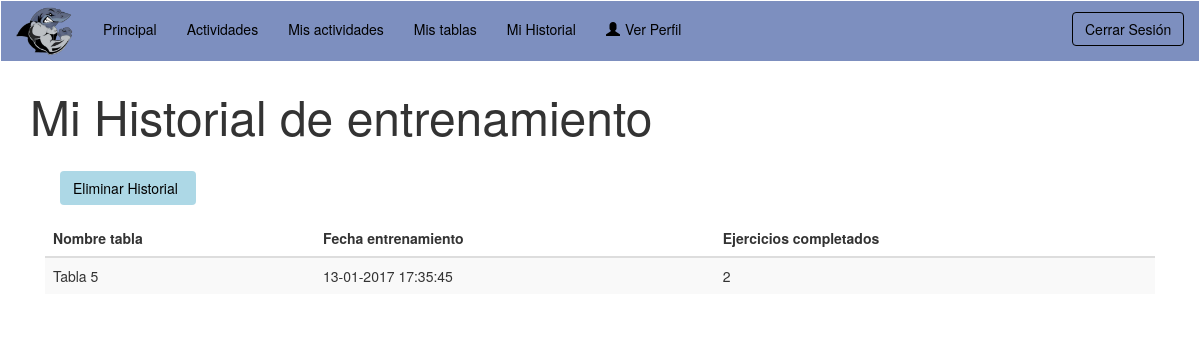
Screenshot of /vistas/v_miHistorial.php (signed in) with the database file from the repository.
### tables this page shows
CREATE TABLE `historial` (
  `Usuario_DNI` varchar(9) NOT NULL,
  `Tabla_IDTabla` int(11) NOT NULL,
  `Fecha` datetime NOT NULL,
  `NEjercicios` int(10) NOT NULL DEFAULT '0'
);

CREATE TABLE `tabla` (
  `idTabla` int(11) NOT NULL,
  `nombre` varchar(45) NOT NULL,
  `tipo` varchar(25) NOT NULL,
  `instrucciones` varchar(140) DEFAULT NULL
);

### modelos/m_gestionarUsuarios.php (called while the page is built, shortened)
  <?php
  class m_gestionarUsuarios{
	public function getHistorialDeportistas($dni)
    {
      $bd = conexion_BD();
      $extraido = $bd->query("SELECT * FROM historial WHERE Usuario_DNI='".$dni."' ORDER BY FECHA ASC");
      $r=$bd->affected_rows;
      if($r>0)
      {
        return $extraido;
      }
    }
}
  ?>

### controladores/c_usuario.php (called while the page is built, shortened)
<?php
require_once '../modelos/m_gestionarUsuarios.php';
class c_usuario
{
  public static function getHistorialDeportistas(){
    $dniUsuario = $_SESSION['userID'];
    $modelo_gestionarUsuarios = new m_gestionarUsuarios();
    return $modelo_gestionarUsuarios->getHistorialDeportistas($dniUsuario);
  }
}
?>

### modelos/m_gestionarTablas.php (called while the page is built, shortened)
<?php
  require_once '../controladores/c_tabla.php';
  class m_gestionarTablas{
  public function getDatosTabla($id)
	{
		$bd = conexion_BD();
		$r = $bd->query("SELECT * FROM tabla WHERE idTabla='".$id."'");
		mysqli_data_seek ($r, 0);
		$extraido= mysqli_fetch_array($r);
		return $extraido;
	}
  }
  ?>

### controladores/c_tabla.php (called while the page is built, shortened)
<?php
require_once '../modelos/m_gestionarTablas.php';
class c_tabla
{
	public static function devolverDatosTabla($id)
  {
  	$modelo_gestionarTablas = new m_gestionarTablas();
    if($modelo_gestionarTablas->comprobarTabla($id))
    {
		    return $modelo_gestionarTablas->getDatosTabla($id);
  	}
  }
}
?>

### vistas/v_miHistorial.php (the view, shortened to what this page needs)
<?php
  require_once '../controladores/c_usuario.php';
  require_once '../controladores/c_tabla.php';
  $result = c_usuario::getHistorialDeportistas();
  if(isset($_SESSION['userID']) && $_SESSION['userType'] == 'Deportista' && $_SESSION['connected'] == true){
?>
  <!DOCTYPE html>
<html lang="en">
  <head>
    <link href="../css/bootstrap.min.css" rel="stylesheet">
    <link href="../css/navbar2.css" rel="stylesheet">
    <link href="../css/botonesGestionar.css" rel="stylesheet">
  </head>
  <body>
    <header>
      <nav class="navbar navbar-default1">
        <div class="container-fluid">
          <div class="navbar-header">
            <a class="navbar-brand" href="#"><img src="../images/navbar-footer/tiburonlogo.png" style="margin-top:-10px;"></img></a>
          </div>
          <div class="collapse navbar-collapse" id="bs-example-navbar-collapse-1" style="margin-top: 3px;">
            <ul class="nav navbar-nav">
        <li class="current"><a href="../vistas/v_deportista.php">Principal</a></li>
        <li><a href="../vistas/v_gestionarActividades.php">Actividades</a></li>
        <li><a href="../vistas/v_misActividades.php">Mis actividades</a></li>
        <li><a href="../vistas/v_misTablas.php">Mis tablas</a></li>
        <li><a href="../vistas/v_miHistorial.php">Mi Historial</a></li>
        <li><a href="../vistas/v_verPerfil.php" id="botonPerfil"><span class="glyphicon glyphicon-user" aria-hidden="true" style="margin-right: 5px;"></span>Ver Perfil</a></li>
            </ul>
             <ul class="nav navbar-nav navbar-right">
      <div class="form-group">
        <button id="modalButton" type="button" class="btn btn-default1" data-toggle="modal" data-target=".bs-example-modal-sm" style="margin-left: 10px;">Cerrar Sesi&oacuten</button>
      </div>
    </ul>
      </nav>
    </header>
	 <div class="container">
      <p style="font-size: -webkit-xxx-large;" id="actividades">Mi Historial de entrenamiento</p>
      <div class="table-responsive col-xs-12 col-sm-12 col-md-12 col-lg-12">
        <table class="table table-striped">
         <thead>
            <tr>
              <th><b>Nombre tabla</b></th>
              <th><b>Fecha entrenamiento</b></th>
              <th><b>Ejercicios completados</b></th>
            </tr>
          </thead>
          <div class="btn-group col-xs-6 col-sm-4 col-md-4 col-lg-2" role="group" style="margin-top: 10px; margin-bottom: 15px;">
                <a href="v_modificarDatos.php" style="text-decoration: none;"><button form="eliminar" type="submit" class="btn btn-default2" id="botonAtras"><span  style="margin-right: 5px;"></spanS>Eliminar Historial</button></a>
          </div>
          <tbody>
            <?php
              foreach ($result as $reg) {
            ?>
            <tr>
              <?php $aux=c_tabla::devolverDatosTabla($reg["Tabla_IDTabla"]); ?>
			   <td><?php echo $aux['nombre'];?></td>
              <td><?php echo date("d-m-Y H:i:s",strtotime($reg['Fecha'])); ?></td>
              <td><?php echo $reg['NEjercicios']; ?></td>
			  </tr>
			  </body>
</html>
			  <?php
            }
}
?>

### css/navbar2.css (style rules this page uses)
.container-fluid, #ulDrop { background-color: #7d8fbf; color: black; }
a { color: black; }
#op1, #op2, #op3, #op4, #botonGestUsu, #botonPerfil { color: black; }
#modalButton { margin-top: 8px; color: 7d8fbf; border-color:black; }
button.btn.btn-default1 { display: inline-block; vertical-align: middle; -webkit-transform: perspective(1px) translateZ(0); transform: perspective(1px) translateZ(0); box-shadow: 0 0 1px transparent; position: relative; overflow: hidden; background-color: transparent; border-style: solid; border-color: black; }
button.btn.btn-default1:before { content: ""; position: absolute; z-index: -1; left: 0; right: 100%; top: 0; background: #FFF; height: 4px; -webkit-transition-property: right; transition-property: right; -webkit-transition-duration: 0.3s; transition-duration: 0.3s; -webkit-transition-timing-function: ease-out; transition-timing-function: ease-out; }

### css/botonesGestionar.css (style rules this page uses)
#botonAtras { background-color: lightblue; color: black; }

### rows the page displays
historial: tabla.nombre "Tabla 5", Fecha "13-01-2017 17:35:45", NEjercicios "2"
